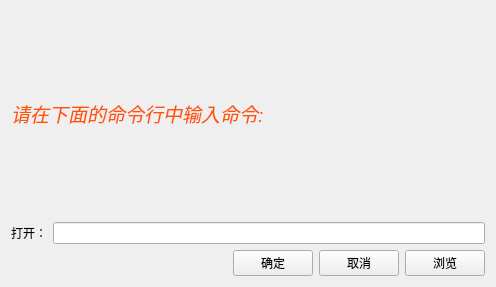
<?xml version="1.0" encoding="UTF-8"?>
<ui version="4.0">
 <class>mlayoutClass</class>
 <widget class="QWidget" name="mlayoutClass">
  <property name="geometry">
   <rect>
    <x>0</x>
    <y>0</y>
    <width>496</width>
    <height>287</height>
   </rect>
  </property>
  <property name="windowTitle">
   <string>mlayout</string>
  </property>
  <layout class="QVBoxLayout" name="verticalLayout_2">
   <item>
    <layout class="QVBoxLayout" name="verticalLayout">
     <item>
      <widget class="QLabel" name="label_2">
       <property name="text">
        <string>&lt;html&gt;&lt;head/&gt;&lt;body&gt;&lt;p align=&quot;justify&quot;&gt;&lt;span style=&quot; font-size:14pt; font-style:italic; color:#ff5500;&quot;&gt;请在下面的命令行中输入命令:&lt;/span&gt;&lt;/p&gt;&lt;/body&gt;&lt;/html&gt;</string>
       </property>
      </widget>
     </item>
     <item>
      <layout class="QHBoxLayout" name="horizontalLayout_2">
       <item>
        <widget class="QLabel" name="label">
         <property name="text">
          <string>打开：</string>
         </property>
        </widget>
       </item>
       <item>
        <widget class="QLineEdit" name="cmdLineEdit"/>
       </item>
      </layout>
     </item>
     <item>
      <layout class="QHBoxLayout" name="horizontalLayout">
       <item>
        <spacer name="horizontalSpacer">
         <property name="orientation">
          <enum>Qt::Horizontal</enum>
         </property>
         <property name="sizeHint" stdset="0">
          <size>
           <width>40</width>
           <height>20</height>
          </size>
         </property>
        </spacer>
       </item>
       <item>
        <widget class="QPushButton" name="submitButton">
         <property name="text">
          <string>确定</string>
         </property>
        </widget>
       </item>
       <item>
        <widget class="QPushButton" name="cancelButton">
         <property name="text">
          <string>取消</string>
         </property>
        </widget>
       </item>
       <item>
        <widget class="QPushButton" name="browserButton">
         <property name="text">
          <string>浏览</string>
         </property>
        </widget>
       </item>
      </layout>
     </item>
    </layout>
   </item>
  </layout>
 </widget>
 <layoutdefault spacing="6" margin="11"/>
 <resources>
  <include location="mlayout.qrc"/>
 </resources>
 <connections>
  <connection>
   <sender>submitButton</sender>
   <signal>clicked()</signal>
   <receiver>mlayoutClass</receiver>
   <slot>on_submitButton_clicked()</slot>
   <hints>
    <hint type="sourcelabel">
     <x>310</x>
     <y>223</y>
    </hint>
    <hint type="destinationlabel">
     <x>229</x>
     <y>101</y>
    </hint>
   </hints>
  </connection>
 </connections>
 <slots>
  <slot>on_submitButton_clicked()</slot>
 </slots>
</ui>
